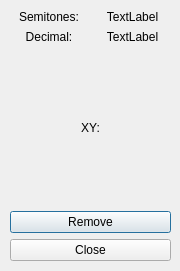
<?xml version="1.0" encoding="UTF-8"?>
<ui version="4.0">
 <class>sync3Ratio</class>
 <widget class="QDialog" name="sync3Ratio">
  <property name="geometry">
   <rect>
    <x>0</x>
    <y>0</y>
    <width>180</width>
    <height>271</height>
   </rect>
  </property>
  <property name="windowTitle">
   <string>Ratio</string>
  </property>
  <widget class="QWidget" name="layoutWidget">
   <property name="geometry">
    <rect>
     <x>10</x>
     <y>10</y>
     <width>161</width>
     <height>251</height>
    </rect>
   </property>
   <layout class="QVBoxLayout" name="verticalLayout">
    <item>
     <layout class="QHBoxLayout" name="horizontalLayout_2">
      <property name="sizeConstraint">
       <enum>QLayout::SetFixedSize</enum>
      </property>
      <item>
       <widget class="QLabel" name="semitonesLabel">
        <property name="sizePolicy">
         <sizepolicy hsizetype="Preferred" vsizetype="Fixed">
          <horstretch>0</horstretch>
          <verstretch>0</verstretch>
         </sizepolicy>
        </property>
        <property name="text">
         <string>Semitones:</string>
        </property>
        <property name="alignment">
         <set>Qt::AlignCenter</set>
        </property>
       </widget>
      </item>
      <item>
       <widget class="QLabel" name="semitonesData">
        <property name="sizePolicy">
         <sizepolicy hsizetype="Preferred" vsizetype="Fixed">
          <horstretch>0</horstretch>
          <verstretch>0</verstretch>
         </sizepolicy>
        </property>
        <property name="text">
         <string>TextLabel</string>
        </property>
        <property name="alignment">
         <set>Qt::AlignCenter</set>
        </property>
       </widget>
      </item>
     </layout>
    </item>
    <item>
     <layout class="QHBoxLayout" name="horizontalLayout">
      <item>
       <widget class="QLabel" name="decimalLabel">
        <property name="text">
         <string>Decimal:</string>
        </property>
        <property name="alignment">
         <set>Qt::AlignCenter</set>
        </property>
       </widget>
      </item>
      <item>
       <widget class="QLabel" name="decimalData">
        <property name="text">
         <string>TextLabel</string>
        </property>
        <property name="alignment">
         <set>Qt::AlignCenter</set>
        </property>
       </widget>
      </item>
     </layout>
    </item>
    <item>
     <layout class="QHBoxLayout" name="horizontalLayout_3">
      <item>
       <widget class="QLabel" name="label">
        <property name="sizePolicy">
         <sizepolicy hsizetype="Maximum" vsizetype="Expanding">
          <horstretch>0</horstretch>
          <verstretch>0</verstretch>
         </sizepolicy>
        </property>
        <property name="text">
         <string>XY:</string>
        </property>
        <property name="alignment">
         <set>Qt::AlignCenter</set>
        </property>
       </widget>
      </item>
      <item>
       <layout class="QVBoxLayout" name="xyLayout"/>
      </item>
     </layout>
    </item>
    <item>
     <widget class="QPushButton" name="removeRatio">
      <property name="text">
       <string>Remove</string>
      </property>
     </widget>
    </item>
    <item>
     <widget class="QPushButton" name="close">
      <property name="text">
       <string>Close</string>
      </property>
     </widget>
    </item>
   </layout>
  </widget>
 </widget>
 <resources/>
 <connections/>
</ui>
